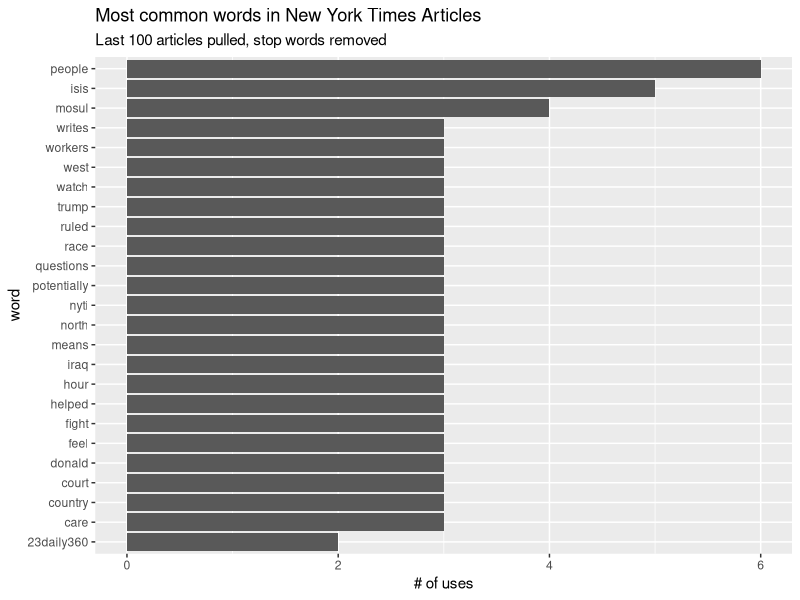

This figure's R source:
library(tidyverse)
library(tidytext)
library(lubridate)
library(stringr)
library(ggplot2)

# read in data
library(readr)
data <- read_csv("data/2017-06-20.csv")

# remove escaped characters
data$text <- gsub("%20", " ", data$text)
data$text <- gsub("%22", "'", data$text)
data$text <- gsub("%27", "'", data$text)
data$text <- gsub("%2C", ",", data$text)
data$text <- gsub("%3A", ":", data$text)
data$text <- gsub('%3F', "", data$text)
data$text <- gsub('201', "", data$text)
data$text <- gsub('2019s', "", data$text)
data$text <- gsub('2014', "", data$text)

nyt_stop_words <- tibble(
  word = c('new', 'york', 'times', 'opinion', 'section', 'http', 'breaking', 'news', 'nyti.ms'),
  lexicon = 'NYT'
)

# generate dataframe of each distinct word
common.words <- data %>%
  arrange(text) %>%
  unnest_tokens(word, text, drop = FALSE) %>%
  distinct(post_id, word, .keep_all = TRUE) %>%
  anti_join(stop_words, by = "word") %>%
  anti_join(nyt_stop_words, by = "word") %>%
  filter(str_detect(word, "[^\\d]")) %>%
  filter(nchar(word) > 3) %>%
  group_by(word) %>%
  mutate(word_total = n()) %>%
  ungroup()

# graph the most common ones
common.words %>%
  count(word, sort = TRUE) %>%
  head(25) %>%
  mutate(word = reorder(word, n)) %>%
  ggplot(aes(word, n)) +
    geom_col() +
    coord_flip() +
    labs(title = "Most common words in New York Times Articles",
         subtitle = "Last 100 articles pulled, stop words removed",
         y = "# of uses")
